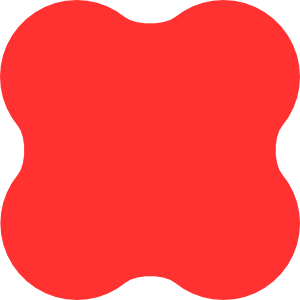
#> input picture Citra1.png, 300 x 300 px
$ python C1.py
#> lines starting #> are read from the running program, lines starting #| are printed output that depends on the picture
import cv2
import numpy as np
import matplotlib.pyplot as plt
import math

img1 = cv2.imread("Citra1.png", 0)
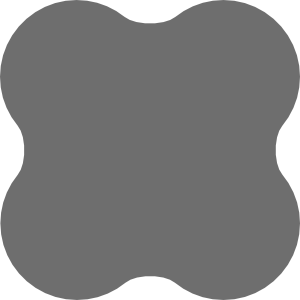
#> img1: shape (300, 300); min 110, max 255, mean 128.8
img2 = cv2.imread("Citra2.png", 0)
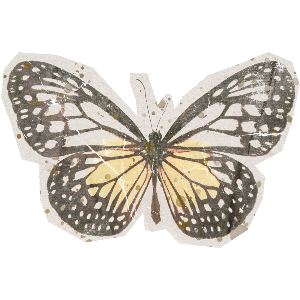
#> input picture Citra2.png, 300 x 300 px
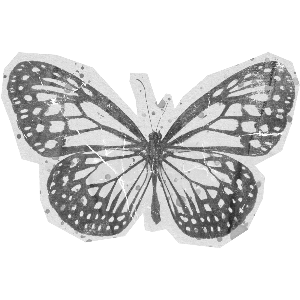
#> img2: shape (300, 300); min 36, max 255, mean 213.7

if img1 is None or img2 is None:
    raise FileNotFoundError("Citra1.png atau Citra2.png tidak ditemukan.")

if img1.shape != img2.shape:
    raise ValueError("Ukuran kedua citra harus sama.")

tinggi, lebar = img1.shape
#> tinggi = 300; lebar = 300

for nama, img in [("Citra 1", img1), ("Citra 2", img2)]:
    print(f"\n=== INFORMASI {nama.upper()} ===")
    print("Ukuran       :", lebar, "x", tinggi)
    print("Dimensi      :", img.shape)
    print("Tipe data    :", img.dtype)
    print("Nilai piksel :", img.min(), "-", img.max())
#> this loop made 2 passes
#> nama on passes 1 to 2: 'Citra 1', 'Citra 2'
#| === INFORMASI CITRA 1 ===
#| Ukuran       : 300 x 300
#| Dimensi      : (300, 300)
#| Tipe data    : uint8
#| Nilai piksel : 110 - 255
#| === INFORMASI CITRA 2 ===
#| Ukuran       : 300 x 300
#| Dimensi      : (300, 300)
#| Tipe data    : uint8
#| Nilai piksel : 36 - 255

print("Diagonal citra:", round(math.sqrt(lebar**2 + tinggi**2), 2))
#| Diagonal citra: 424.26

tambah = cv2.add(img1, img2)
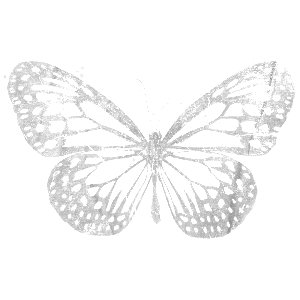
#> tambah: shape (300, 300); min 146, max 255, mean 246.9
kurang = cv2.subtract(img1, img2)
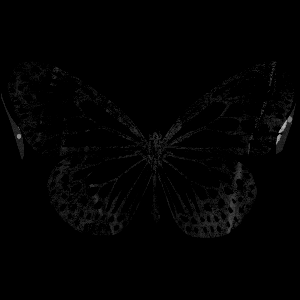
#> kurang: shape (300, 300); min 0, max 182, mean 2.4
kali = cv2.multiply(img1.astype(np.float32), img2.astype(np.float32), scale=1/255).astype(np.uint8)
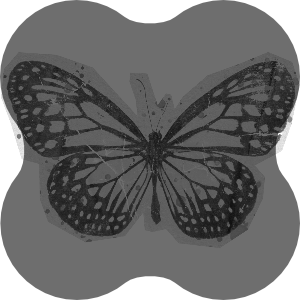
#> kali: shape (300, 300); min 15, max 255, mean 110.6

bagi = np.divide(
    img1.astype(np.float32), img2.astype(np.float32),
    out=np.zeros_like(img1, dtype=np.float32), where=img2 != 0
)
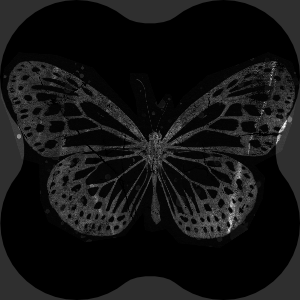
#> bagi: shape (300, 300) float32; min 0.431, max 3.49, mean 0.663; drawn with min black and max white
bagi = cv2.normalize(bagi, None, 0, 255, cv2.NORM_MINMAX).astype(np.uint8)

hasil = [
    ("Citra 1", img1),
    ("Citra 2", img2),
    ("Penjumlahan", tambah),
    ("Pengurangan", kurang),
    ("Perkalian", kali),
    ("Pembagian", bagi)
]

plt.figure(figsize=(12, 8))

for i, (judul, img) in enumerate(hasil, 1):
    plt.subplot(2, 3, i)
    plt.imshow(img, cmap="gray", vmin=0, vmax=255)
    plt.title(judul)
    plt.axis("off")
#> this loop made 6 passes
#> judul on passes 1 to 6: 'Citra 1', 'Citra 2', 'Penjumlahan', 'Pengurangan', 'Perkalian', 'Pembagian'

plt.tight_layout()
plt.show()

for nama, img in [
    ("c1_penjumlahan.jpg", tambah),
    ("c1_pengurangan.jpg", kurang),
    ("c1_perkalian.jpg", kali),
    ("c1_pembagian.jpg", bagi)
]:
    cv2.imwrite(nama, img)
#> this loop made 4 passes

print("\nSemua hasil operasi aritmatika berhasil disimpan.")
